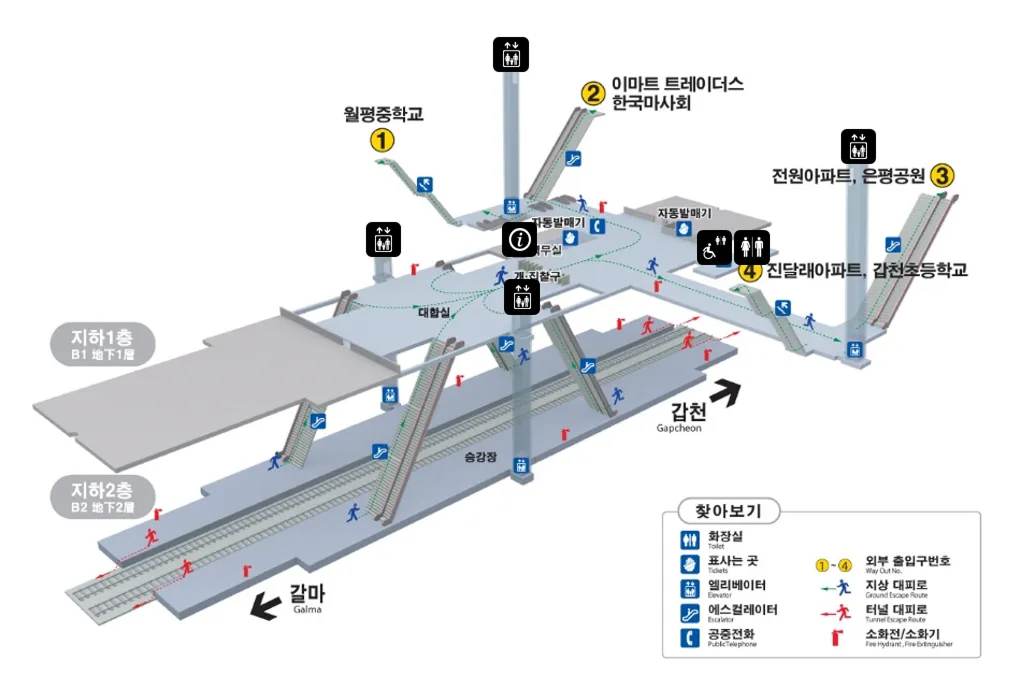
#> input picture mapping_test/test.png, 1018 x 683 px
$ python simple_way_path.py
#> lines starting #> are read from the running program, lines starting #| are printed output that depends on the picture
import matplotlib.pyplot as plt
from PIL import Image
from collections import defaultdict, deque

plt.rcParams['font.family'] = 'AppleGothic'

# 1. 노드 정의
nodes = {
  "N1": {"coord": (220, 580), "info": "B2 키오스크", "floor": "B2"},
  "N2": {"coord": (372, 520), "info": "B2 에스컬레이터 아래", "floor": "B2"},
  "N3": {"coord": (603, 410), "info": "B2 에스컬레이터 아래", "floor": "B2"},
  "N4": {"coord": (290, 465), "info": "B2 에스컬레이터 중간", "floor": "B2"},
  "N5": {"coord": (520, 369), "info": "B2 에스컬레이터 동측", "floor": "B2"},

  "N6": {"coord": (442, 337), "info": "B1 대합실 서쪽", "floor": "B1"},
  "N7": {"coord": (534, 305), "info": "B1 대합실 중앙 서쪽", "floor": "B1"},
  "N8": {"coord": (353, 296), "info": "B1 중앙 대합실", "floor": "B1"},
  "N9": {"coord": (442, 264), "info": "B1 중앙 에스컬레이터", "floor": "B1"},
  "N10": {"coord": (600, 256), "info": "연결 노드", "floor": "B1"},
  "N11": {"coord": (468, 218), "info": "B1 대합실 중앙 동쪽", "floor": "B1"},
  "N12": {"coord": (530, 192), "info": "B1 동쪽 통로", "floor": "B1"},
  "N13": {"coord": (866, 324), "info": "B1 출구4 최종", "floor": "B1"},
  "N14": {"coord": (797, 348), "info": "B1 출구4 중간", "floor": "B1"}
}

# 2. 간선 정의
edges = [
  ("N1", "N2"),
  ("N2", "N3"),
  ("N2", "N6"),
  ("N4", "N8"),
  ("N3", "N7"),
  ("N5", "N9"),
  ("N10", "N6"),
  ("N10", "N7"),
  ("N10", "N8"),
  ("N10", "N9"),
  ("N10", "N11"),
  ("N10", "N12"),
  ("N10", "N13"),
  ("N10", "N14")
]

# 3. 그래프 생성
graph = defaultdict(list)
for a, b in edges:
  graph[a].append(b)
  graph[b].append(a)


# 4. 경로 탐색 함수 (BFS)
def bfs_path(start, goal):
  visited = set()
  queue = deque([(start, [start])])
  while queue:
    current, path = queue.popleft()
    if current == goal:
      return path
    visited.add(current)
    for neighbor in graph[current]:
      if neighbor not in visited:
        queue.append((neighbor, path + [neighbor]))
  return None


# 5. 이미지 로드
image_path = "./test.png"
img = Image.open(image_path)
#> img is the input picture: PIL image 1018x683 RGBA; mean R, G, B, A 227.5, 229.4, 231.4, 255
width, height = img.size
#> width = 1018; height = 683

# 6. 시작/도착 노드 설정 (수동 입력)
start_node = "N1"
goal_node = "N13"
path = bfs_path(start_node, goal_node)

# 7. 시각화
plt.figure(figsize=(width / 100, height / 100))
plt.imshow(img)

# 노드 출력
for node_id, data in nodes.items():
  x, y = data["coord"]
  plt.plot(x, y, 'ro')
  plt.text(x + 5, y - 5, node_id, fontsize=8, color='blue')

# 기본 간선
for n1, n2 in edges:
  x1, y1 = nodes[n1]["coord"]
  x2, y2 = nodes[n2]["coord"]
  plt.plot([x1, x2], [y1, y2], 'g--', linewidth=1)

# 경로 시각화 (파란 실선)
if path:
  for i in range(len(path) - 1):
    x1, y1 = nodes[path[i]]["coord"]
    x2, y2 = nodes[path[i + 1]]["coord"]
    plt.plot([x1, x2], [y1, y2], 'b-', linewidth=3, alpha=0.8)
  print("경로:", " → ".join(path))
else:
  print("경로를 찾을 수 없습니다.")

plt.title(f"{start_node} → {goal_node} 경로 탐색")
plt.axis("on")
plt.xlim(0, width)
plt.ylim(height, 0)
plt.show()
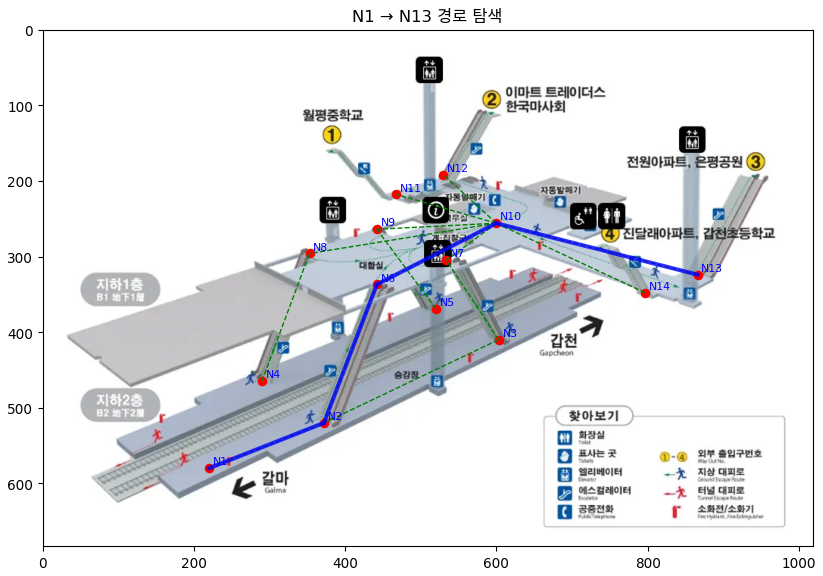
#> figure drawn by matplotlib, 1 panel
